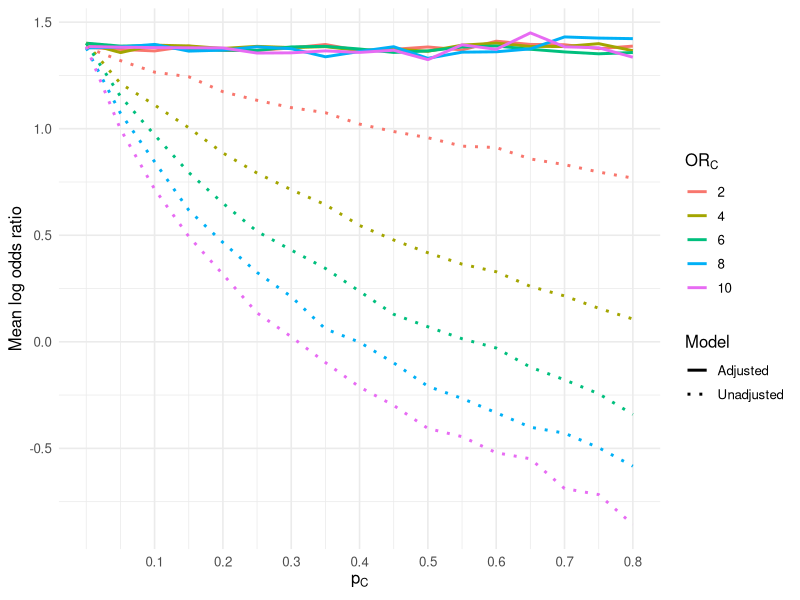

Generate this figure with R:
## ---- chunk 1
set.seed(45)

n <- 1e6

# Target population quantities
p_D <- 7 / 10000
p_E <- 0.05
p_C <- 0.30
OR_E <- 4
OR_C <- 8

# Because C = 0 for all E = 1:
p_C_given_E0 <- p_C / (1 - p_E)
p_C_given_E0

# There are three possible (E, C) strata, with these population weights:
# (0, 0): 0.65; (0, 1): 0.30; (1, 0): 0.05.
mean_D_given_alpha <- function(alpha) {
  (1 - p_E) * (1 - p_C_given_E0) * plogis(alpha) +
    (1 - p_E) * p_C_given_E0 * plogis(alpha + log(OR_C)) +
    p_E * plogis(alpha + log(OR_E))
}

# Calibrate the baseline log odds to the target marginal prevalence of D.
alpha <- uniroot(
  function(a) mean_D_given_alpha(a) - p_D,
  interval = c(-30, 0)
)$root

# Simulate E and then C conditional on E.
E <- rbinom(n, size = 1, prob = p_E)
C <- integer(n)
C[E == 0] <- rbinom(sum(E == 0), size = 1, prob = p_C_given_E0)

# Simulate D under the logistic model.
p_D_i <- plogis(alpha + log(OR_E) * E + log(OR_C) * C)
D <- rbinom(n, size = 1, prob = p_D_i)

sim <- data.frame(E, C, D)

# Check the simulated prevalences (they will vary slightly by chance).
c(
  prevalence_D = mean(sim$D),
  prevalence_E = mean(sim$E),
  prevalence_C = mean(sim$C),
  prevalence_C_given_E0 = mean(sim$C[sim$E == 0]),
  prevalence_C_given_E1 = mean(sim$C[sim$E == 1])
)

# The model-implied stratum-specific disease probabilities.
data.frame(
  E = c(0, 0, 1),
  C = c(0, 1, 0),
  prob_D = plogis(alpha + log(OR_E) * c(0, 0, 1) +
                           log(OR_C) * c(0, 1, 0))
)
## ---- chunk 2
simulate_and_analyze <- function(replicate_id, n, alpha, p_E,
                                 p_C_given_E0, OR_E, OR_C) {
  # The only possible strata are (E=0, C=0), (E=0, C=1), and
  # (E=1, C=0), because C is always 0 when E is 1.
  strata <- data.frame(
    E = c(0, 0, 1),
    C = c(0, 1, 0)
  )

  stratum_probabilities <- c(
    (1 - p_E) * (1 - p_C_given_E0),
    (1 - p_E) * p_C_given_E0,
    p_E
  )

  strata$N <- as.vector(rmultinom(1, size = n,
                                  prob = stratum_probabilities))
  strata$Prob_D <- plogis(
    alpha + log(OR_E) * strata$E + log(OR_C) * strata$C
  )
  strata$Cases <- rbinom(nrow(strata), size = strata$N,
                         prob = strata$Prob_D)
  strata$Noncases <- strata$N - strata$Cases

  adjusted_model <- glm(
    cbind(Cases, Noncases) ~ E + C,
    data = strata,
    family = binomial()
  )
  unadjusted_model <- glm(
    cbind(Cases, Noncases) ~ E,
    data = strata,
    family = binomial()
  )

  extract_E_estimate <- function(model, analysis, model_label) {
    coefficient <- unname(coef(model)["E"])

    data.frame(
      Replicate = replicate_id,
      Analysis = analysis,
      Model = model_label,
      Coefficient = coefficient,
      Odds_Ratio = exp(coefficient),
      row.names = NULL
    )
  }

  rbind(
    extract_E_estimate(adjusted_model, "Adjusted", "D ~ E + C"),
    extract_E_estimate(unadjusted_model, "Unadjusted", "D ~ E")
  )
}
## ---- chunk 3
set.seed(20261016)
n_replicates <- 100
p_C_values <- seq(0, 0.80, by = 0.05)
OR_C_values <- c(2, 4, 6, 8, 10)

# Simulate all replicates for one combination of p_C and OR_C.
simulate_for_scenario <- function(p_C_value, OR_C_value) {
  # C is absent among exposed individuals, so its prevalence among the
  # unexposed must be larger than its prevalence in the whole population.
  p_C_given_E0_value <- p_C_value / (1 - p_E)

  # Recalibrate alpha to keep the marginal disease prevalence fixed at p_D.
  mean_D_for_p_C <- function(alpha_value) {
    (1 - p_E) * (1 - p_C_given_E0_value) * plogis(alpha_value) +
      (1 - p_E) * p_C_given_E0_value *
        plogis(alpha_value + log(OR_C_value)) +
      p_E * plogis(alpha_value + log(OR_E))
  }

  alpha_value <- uniroot(
    function(a) mean_D_for_p_C(a) - p_D,
    interval = c(-30, 0)
  )$root

  results <- do.call(
    rbind,
    lapply(
      seq_len(n_replicates),
      simulate_and_analyze,
      n = n,
      alpha = alpha_value,
      p_E = p_E,
      p_C_given_E0 = p_C_given_E0_value,
      OR_E = OR_E,
      OR_C = OR_C_value
    )
  )

  results$p_C <- p_C_value
  results$OR_C <- OR_C_value
  results
}

# Save results from every replicate for every combination of p_C and OR_C.
replicate_results <- do.call(
  rbind,
  lapply(
    OR_C_values,
    function(OR_C_value) {
      do.call(
        rbind,
        lapply(
          p_C_values,
          simulate_for_scenario,
          OR_C_value = OR_C_value
        )
      )
    }
  )
)

# Calculate the mean estimates for each p_C, OR_C, and analysis type.
mean_results <- aggregate(
  cbind(Coefficient, Odds_Ratio) ~ p_C + OR_C + Analysis + Model,
  data = replicate_results,
  FUN = mean
)
mean_results <- mean_results[
  order(mean_results$OR_C,
        mean_results$p_C,
        match(mean_results$Analysis, c("Adjusted", "Unadjusted"))),
]

#| fig-cap: "Mean adjusted and unadjusted log odds ratios across values of p_C and OR_C"
#| fig-width: 8
#| fig-height: 5.5

library(ggplot2)

mean_results$OR_C <- factor(mean_results$OR_C, levels = OR_C_values)

ggplot(
  mean_results,
  aes(
    x = p_C,
    y = Coefficient,
    color = OR_C,
    linetype = Analysis,
    group = interaction(OR_C, Analysis)
  )
) +
  geom_line(linewidth = 1) +
  scale_linetype_manual(
    values = c(Adjusted = "solid", Unadjusted = "dotted")
  ) +
  scale_x_continuous(breaks = seq(0.1, 0.8, by = 0.1)) +
  labs(
    x = expression(p[C]),
    y = "Mean log odds ratio",
    color = expression(OR[C]),
    linetype = "Model"
  ) +
  theme_minimal(base_size = 12) +
  theme(legend.position = "right")
